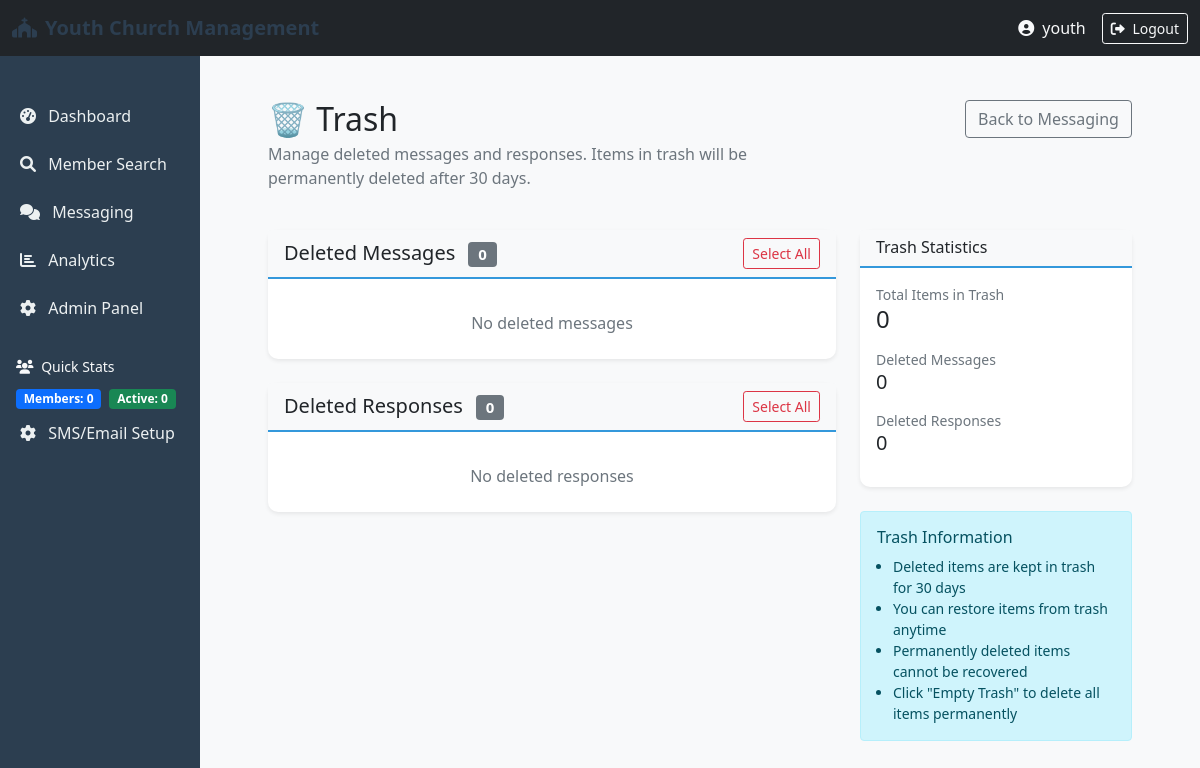
/portal/messaging/trash/ (signed in), run on an earlier commit of the app's database.
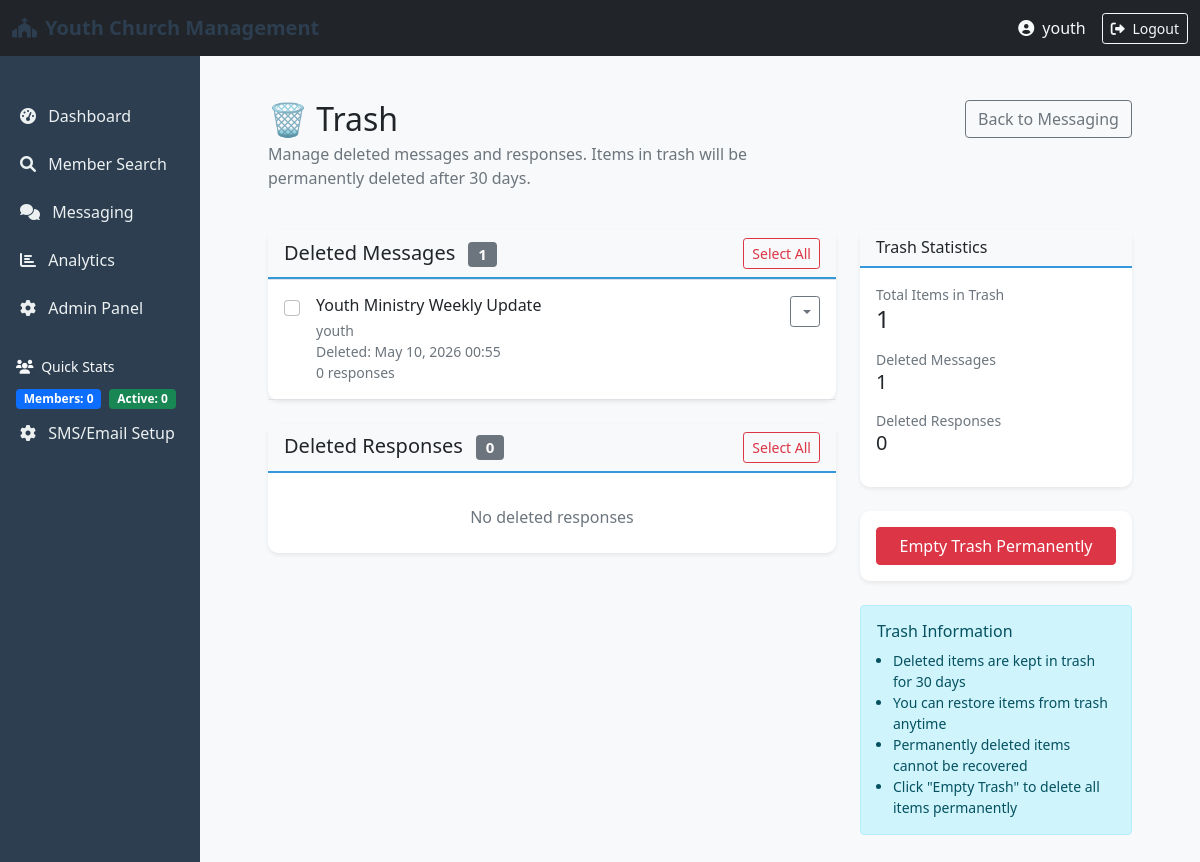
And on a later commit of the database.
### messaging/models.py (models this page shows, shortened)
class Message(models.Model):
    MESSAGE_TYPE_CHOICES = [
        ('broadcast', 'Broadcast to All'),
        ('group', 'Group Message'),
        ('individual', 'Individual Message'),
    ]
    id = models.UUIDField(primary_key=True, default=uuid.uuid4, editable=False)
    sender = models.ForeignKey(User, on_delete=models.CASCADE, related_name='sent_messages')
    message_type = models.CharField(max_length=20, choices=MESSAGE_TYPE_CHOICES, default='broadcast')
    subject = models.CharField(max_length=200)
    content = models.TextField()
    allow_member_replies = models.BooleanField(default=False)
    reply_token = models.UUIDField(default=uuid.uuid4, editable=False)
    recipients = models.ManyToManyField(Member, related_name='received_messages', blank=True)
    is_broadcast = models.BooleanField(default=False)
    is_sent = models.BooleanField(default=False)
    is_delivered = models.BooleanField(default=False)
    created_at = models.DateTimeField(auto_now_add=True)
    scheduled_for = models.DateTimeField(null=True, blank=True)
    sent_at = models.DateTimeField(null=True, blank=True)
    sms_sent = models.BooleanField(default=False)
    whatsapp_sent = models.BooleanField(default=False)
    is_deleted = models.BooleanField(default=False)
    deleted_at = models.DateTimeField(null=True, blank=True)
    class Meta:
        ordering = ['-created_at']

### portal/views.py (the view)
# urls.py: path('messaging/trash/', views.trash_view, name='trash_view'),
@staff_member_required
def trash_view(request):
    action = request.POST.get('action')
    selected_ids = request.POST.getlist('selected_ids')
    if action == 'restore_messages' and selected_ids:
        Message.objects.filter(id__in=selected_ids, is_deleted=True).update(
            is_deleted=False,
            deleted_at=None
        )
        messages.success(request, f'{len(selected_ids)} message(s) restored.')
    elif action == 'restore_responses' and selected_ids:
        MessageResponse.objects.filter(id__in=selected_ids, is_deleted=True).update(
            is_deleted=False,
            deleted_at=None
        )
        messages.success(request, f'{len(selected_ids)} response(s) restored.')
    elif action == 'delete_messages' and selected_ids:
        Message.objects.filter(id__in=selected_ids, is_deleted=True).delete()
        messages.success(
            request, f'{len(selected_ids)} message(s) permanently deleted.')
    elif action == 'delete_responses' and selected_ids:
        MessageResponse.objects.filter(
            id__in=selected_ids, is_deleted=True).delete()
        messages.success(
            request, f'{len(selected_ids)} response(s) permanently deleted.')
    elif action == 'empty_trash':
        Message.objects.filter(is_deleted=True).delete()
        MessageResponse.objects.filter(is_deleted=True).delete()
        messages.success(request, 'Trash emptied.')
    deleted_messages = Message.objects.filter(
        is_deleted=True).order_by('-deleted_at')
    deleted_responses = MessageResponse.objects.filter(is_deleted=True).select_related(
        'respondent', 'message').order_by('-deleted_at')
    page_number = request.GET.get('page', 1)
    paginator = Paginator(deleted_messages, 20)
    messages_page = paginator.get_page(page_number)
    context = {
        'deleted_messages': messages_page,
        'deleted_responses': deleted_responses[:50],
        'total_deleted': deleted_messages.count() + deleted_responses.count(),
    }
    return render(request, 'portal/trash.html', context)

### templates/portal/trash.html (shortened to what the changed rows need)
{% extends "base.html" %}
{% load static %}
{% block content %}
<div class="container mt-4 mb-5">
    <div class="row mb-4">
        <div class="col-md-8">
            <h2 class="mb-1">🗑️ Trash</h2>
        </div>
    </div>
    <div class="row">
        <div class="col-lg-8">
            <div class="card mb-4 shadow-sm">
                <div class="card-header bg-light d-flex justify-content-between align-items-center">
                    <h5 class="mb-0">
                         Deleted Messages
                        <span class="badge bg-secondary ms-2">{{ deleted_messages.paginator.count }}</span>
                    </h5>
                </div>
                <div class="card-body p-0">
                    {% if deleted_messages %}
                    <form method="post" id="message-form">
                        <div id="message-checkboxes">
                            {% for msg in deleted_messages %}
                            <div class="border-bottom p-3 message-item {% if forloop.first %}border-top{% endif %}"
                                 data-message-id="{{ msg.id }}">
                                <div class="d-flex align-items-start gap-3">
                                    <input type="checkbox" class="form-check-input mt-1 message-checkbox"
                                           name="selected_ids" value="{{ msg.id }}">
                                    <div class="flex-grow-1">
                                        <h6 class="mb-1">{{ msg.subject }}</h6>
                                        <small class="text-muted d-block">
                                             {{ msg.sender.get_full_name|default:msg.sender.username }}
                                        </small>
                                        <small class="text-muted d-block">
                                             Deleted: {{ msg.deleted_at|date:"M d, Y H:i" }}
                                        </small>
                                        <small class="text-muted d-block">
                                             {{ msg.responses.count }} responses
                                        </small>
                                    </div>
                                    <div class="dropdown">
                                        <button class="btn btn-sm btn-outline-secondary dropdown-toggle"
                                                type="button" data-bs-toggle="dropdown">
                                        </button>
                                    </div>
                                </div>
                            </div>
                            {% endfor %}
                        </div>
                    </form>
                    {% else %}
                    <div class="p-4 text-center text-muted">
                        <p class="mt-2 mb-0">No deleted messages</p>
                    </div>
                    {% endif %}
                </div>
            </div>
        </div>
        <div class="col-lg-4">
            <div class="card shadow-sm mb-4">
                <div class="card-body">
                    <div class="mb-3">
                        <small class="text-muted d-block">Total Items in Trash</small>
                        <h4 class="mb-0">{{ total_deleted }}</h4>
                    </div>
                    <div class="mb-3">
                        <small class="text-muted d-block">Deleted Messages</small>
                        <h5 class="mb-0">{{ deleted_messages.paginator.count }}</h5>
                    </div>
                </div>
            </div>
            {% if total_deleted > 0 %}
            <div class="card border-danger shadow-sm">
                <div class="card-body">
                    <form method="post" onsubmit="return confirm('Permanently delete all items in trash? This cannot be undone.');">
                        <button type="submit" class="btn btn-danger w-100">
                             Empty Trash Permanently
                        </button>
                    </form>
                </div>
            </div>
            {% endif %}
        </div>
    </div>
</div>
{% endblock %}

What changed in the data, as far as the page shows it:
now on this page (row edited): Message: subject "Youth Ministry Weekly Update", sender.get_full_name "youth", deleted_at "May 10, 2026 00:55", responses.count "0"
Also different on the page:
{{ deleted_messages.paginator.count }}: "0" → "1"
{{ total_deleted }}: "0" → "1"
text no longer shown: "No deleted messages"
text now shown: "Empty Trash Permanently"
